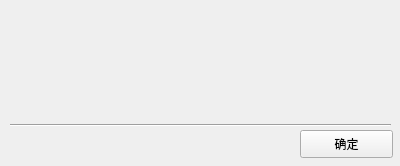
<?xml version="1.0" encoding="UTF-8"?>
<ui version="4.0">
 <class>MessageWindow</class>
 <widget class="QWidget" name="MessageWindow">
  <property name="geometry">
   <rect>
    <x>0</x>
    <y>0</y>
    <width>400</width>
    <height>166</height>
   </rect>
  </property>
  <property name="windowTitle">
   <string>使用指引</string>
  </property>
  <widget class="QLabel" name="label">
   <property name="geometry">
    <rect>
     <x>10</x>
     <y>10</y>
     <width>381</width>
     <height>101</height>
    </rect>
   </property>
   <property name="text">
    <string/>
   </property>
   <property name="alignment">
    <set>Qt::AlignLeading|Qt::AlignLeft|Qt::AlignVCenter</set>
   </property>
   <property name="wordWrap">
    <bool>true</bool>
   </property>
  </widget>
  <widget class="Line" name="line">
   <property name="geometry">
    <rect>
     <x>10</x>
     <y>120</y>
     <width>381</width>
     <height>10</height>
    </rect>
   </property>
   <property name="orientation">
    <enum>Qt::Horizontal</enum>
   </property>
  </widget>
  <widget class="QPushButton" name="pushButton">
   <property name="geometry">
    <rect>
     <x>300</x>
     <y>130</y>
     <width>93</width>
     <height>28</height>
    </rect>
   </property>
   <property name="text">
    <string>确定</string>
   </property>
  </widget>
 </widget>
 <resources/>
 <connections/>
</ui>
